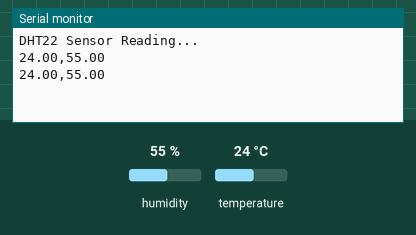
A sketch run on a simulated Arduino Uno, built with avr-gcc and run on an emulated ATmega328P. On the bench: the last lines printed to the serial monitor. The test bench sets the inputs (shaded band); at power-on: humidity 55 %, temperature 24 °C.

Above: at 2.8 s.
2.9 s: humidity set to 22 %
At 4.9 s:
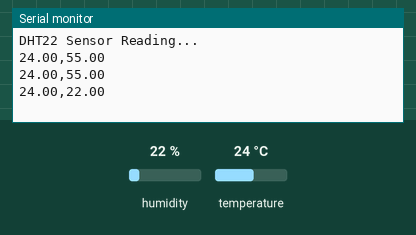
5.6 s: temperature set to 12 °C
At 6.7 s:
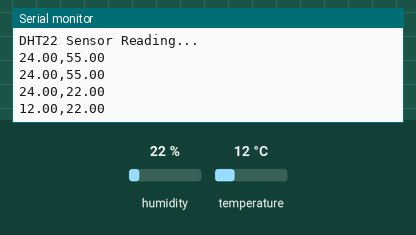
8.3 s: humidity set to 40 %
At 11.4 s:
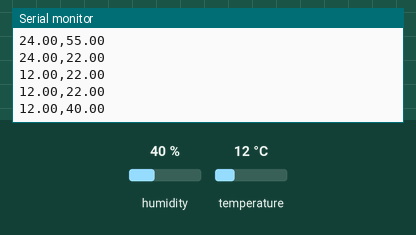
Timing chart, 0 to 12.9 s (numbered marks = the images above; inputs shaded):
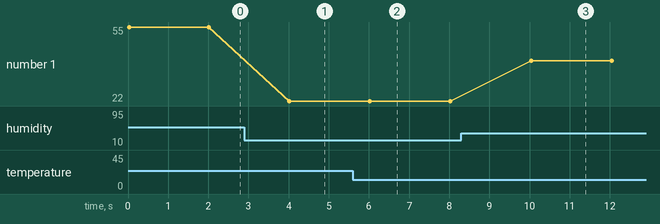

Measured:
- after the input at 2.9 s, the serial monitor: prints a new line after 1.1 s (image 1)
- after the input at 5.6 s, the serial monitor: prints a new line after 0.42 s (image 2)
- after the input at 8.3 s, the serial monitor: prints a new line after 1.7 s (image 3)
- plotted number 1: 22 → 40 after the input at 8.3 s

The sketch:

DHT22_Serial.ino
```cpp
#include <DHT.h>

#define DHTPIN 2
#define DHTTYPE DHT22

DHT dht(DHTPIN, DHTTYPE);

void setup() {
  Serial.begin(9600);
  Serial.println("DHT22 Sensor Reading...");
  dht.begin();
}

void loop() {
  float humidity = dht.readHumidity();
  float tempC = dht.readTemperature();
  float tempF = dht.readTemperature(true);

  if (isnan(humidity) || isnan(tempC)) {
    Serial.println("Failed to read from DHT22 sensor!");
    return;
  }

  // Send as comma-separated values (for MATLAB)
  Serial.print(tempC);
  Serial.print(",");
  Serial.println(humidity);

  delay(2000);
}
```
